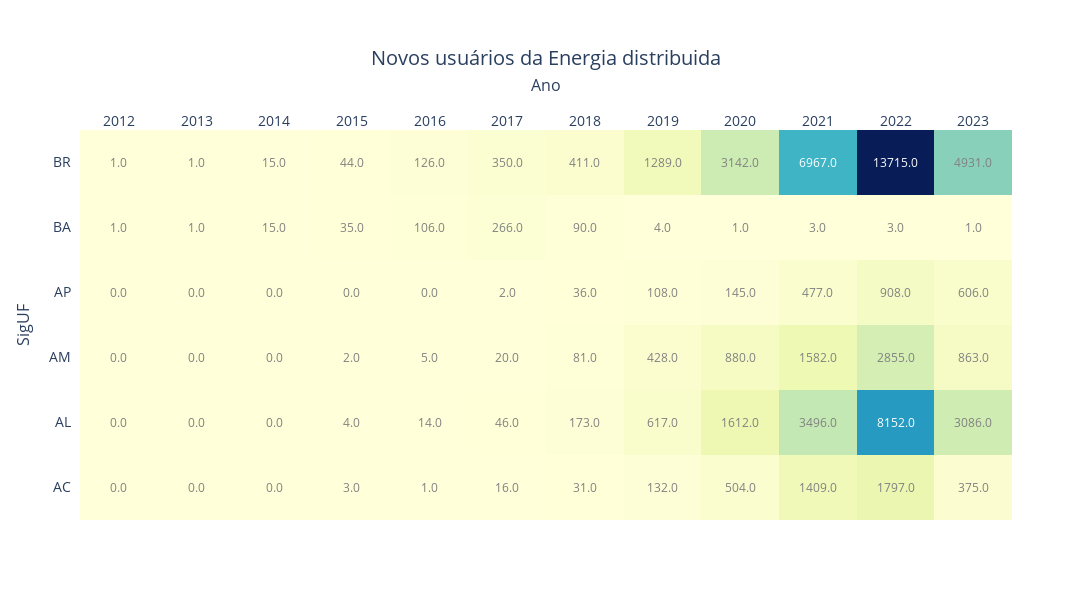

The notebook cell saved with this chart:
### Code cell
import plotly.graph_objs as go
from plotly.subplots import make_subplots
import plotly.figure_factory as ff

df['Mes'] = pd.DatetimeIndex(df['DthAtualizaCadastralEmpreend']).month
df['Ano'] = pd.DatetimeIndex(df['DthAtualizaCadastralEmpreend']).year

counts = df_clean.groupby(['Ano', 'SigUF', 'DscClasseConsumo']).agg({'NumCPFCNPJ': 'nunique'}).reset_index()
tabela = counts.groupby(['Ano', 'SigUF'])['NumCPFCNPJ'].sum().reset_index()
matriz = tabela.pivot(index='SigUF', columns='Ano', values='NumCPFCNPJ')

matriz['Total'] = matriz.sum(axis=1)
matriz = matriz.fillna(0)

matriz_tx = matriz.iloc[:, :-1].pct_change(axis=1) * 100
matriz_tx= matriz.applymap(lambda x: '{:.0f}%'.format(x) if not np.isinf(x) else '∞')


counts = df_clean.groupby(['Ano', 'SigUF', 'DscClasseConsumo']).agg({'NumCPFCNPJ': 'nunique'}).reset_index()
tabela = counts.groupby(['Ano', 'SigUF'])['NumCPFCNPJ'].sum().reset_index()
matriz = tabela.pivot(index='SigUF', columns='Ano', values='NumCPFCNPJ')

matriz.loc['BR'] = matriz.sum()


matriz = matriz.fillna(0)

z_text = matriz.round(2).values.tolist()

fig = ff.create_annotated_heatmap(z=matriz.values,
                                  x=list(matriz.columns),
                                  y=list(matriz.index),
                                  annotation_text=z_text,
                                  font_colors=['gray', 'white'],
                                  colorscale='YlGnBu')

fig.update_layout(yaxis={'type': 'category'})


fig.update_layout(
    width=1200,
    height=600,
    xaxis_title='Ano',
    xaxis_title_font_size=16,
    xaxis_tickfont_size=14,
    yaxis_title='SigUF',
    yaxis_title_font_size=16,
    yaxis_tickfont_size=14,
    title='Novos usuários da Energia distribuida',
    title_font_size=20,
    title_x=.5,
    margin=dict(t=130)
)

fig.show()

### Figure 1 — Plotly figure (JSON) as saved in the notebook; plotly's stock layout.template omitted (floating-point values rounded to 4 significant figures)
{"data": [{"colorscale": [[0, "rgb(255,255,217)"], [0.125, "rgb(237,248,177)"], [0.25, "rgb(199,233,180)"], [0.375, "rgb(127,205,187)"], [0.5, "rgb(65,182,196)"], [0.625, "rgb(29,145,192)"], [0.75, "rgb(34,94,168)"], [0.875, "rgb(37,52,148)"], [1, "rgb(8,29,88)"]], "reversescale": false, "showscale": false, "type": "heatmap", "x": [2012, 2013, 2014, 2015, 2016, 2017, 2018, 2019, 2020, 2021, 2022, 2023], "y": ["AC", "AL", "AM", "AP", "BA", "BR"], "z": [[0, 0, 0, 3, 1, 16, 31, 132, 504, 1409, 1797, 375], [0, 0, 0, 4, 14, 46, 173, 617, 1612, 3496, 8152, 3086], [0, 0, 0, 2, 5, 20, 81, 428, 880, 1582, 2855, 863], [0, 0, 0, 0, 0, 2, 36, 108, 145, 477, 908, 606], [1, 1, 15, 35, 106, 266, 90, 4, 1, 3, 3, 1], [1, 1, 15, 44, 126, 350, 411, 1289, 3142, 6967, 13715, 4931]]}], "layout": {"annotations": [{"font": {"color": "gray"}, "showarrow": false, "text": "0.0", "x": 2012, "xref": "x", "y": "AC", "yref": "y"}, {"font": {"color": "gray"}, "showarrow": false, "text": "0.0", "x": 2013, "xref": "x", "y": "AC", "yref": "y"}, {"font": {"color": "gray"}, "showarrow": false, "text": "0.0", "x": 2014, "xref": "x", "y": "AC", "yref": "y"}, {"font": {"color": "gray"}, "showarrow": false, "text": "3.0", "x": 2015, "xref": "x", "y": "AC", "yref": "y"}, {"font": {"color": "gray"}, "showarrow": false, "text": "1.0", "x": 2016, "xref": "x", "y": "AC", "yref": "y"}, {"font": {"color": "gray"}, "showarrow": false, "text": "16.0", "x": 2017, "xref": "x", "y": "AC", "yref": "y"}, {"font": {"color": "gray"}, "showarrow": false, "text": "31.0", "x": 2018, "xref": "x", "y": "AC", "yref": "y"}, {"font": {"color": "gray"}, "showarrow": false, "text": "132.0", "x": 2019, "xref": "x", "y": "AC", "yref": "y"}, {"font": {"color": "gray"}, "showarrow": false, "text": "504.0", "x": 2020, "xref": "x", "y": "AC", "yref": "y"}, {"font": {"color": "gray"}, "showarrow": false, "text": "1409.0", "x": 2021, "xref": "x", "y": "AC", "yref": "y"}, {"font": {"color": "gray"}, "showarrow": false, "text": "1797.0", "x": 2022, "xref": "x", "y": "AC", "yref": "y"}, {"font": {"color": "gray"}, "showarrow": false, "text": "375.0", "x": 2023, "xref": "x", "y": "AC", "yref": "y"}, {"font": {"color": "gray"}, "showarrow": false, "text": "0.0", "x": 2012, "xref": "x", "y": "AL", "yref": "y"}, {"font": {"color": "gray"}, "showarrow": false, "text": "0.0", "x": 2013, "xref": "x", "y": "AL", "yref": "y"}, {"font": {"color": "gray"}, "showarrow": false, "text": "0.0", "x": 2014, "xref": "x", "y": "AL", "yref": "y"}, {"font": {"color": "gray"}, "showarrow": false, "text": "4.0", "x": 2015, "xref": "x", "y": "AL", "yref": "y"}, {"font": {"color": "gray"}, "showarrow": false, "text": "14.0", "x": 2016, "xref": "x", "y": "AL", "yref": "y"}, {"font": {"color": "gray"}, "showarrow": false, "text": "46.0", "x": 2017, "xref": "x", "y": "AL", "yref": "y"}, {"font": {"color": "gray"}, "showarrow": false, "text": "173.0", "x": 2018, "xref": "x", "y": "AL", "yref": "y"}, {"font": {"color": "gray"}, "showarrow": false, "text": "617.0", "x": 2019, "xref": "x", "y": "AL", "yref": "y"}, {"font": {"color": "gray"}, "showarrow": false, "text": "1612.0", "x": 2020, "xref": "x", "y": "AL", "yref": "y"}, {"font": {"color": "gray"}, "showarrow": false, "text": "3496.0", "x": 2021, "xref": "x", "y": "AL", "yref": "y"}, {"font": {"color": "white"}, "showarrow": false, "text": "8152.0", "x": 2022, "xref": "x", "y": "AL", "yref": "y"}, {"font": {"color": "gray"}, "showarrow": false, "text": "3086.0", "x": 2023, "xref": "x", "y": "AL", "yref": "y"}, {"font": {"color": "gray"}, "showarrow": false, "text": "0.0", "x": 2012, "xref": "x", "y": "AM", "yref": "y"}, {"font": {"color": "gray"}, "showarrow": false, "text": "0.0", "x": 2013, "xref": "x", "y": "AM", "yref": "y"}, {"font": {"color": "gray"}, "showarrow": false, "text": "0.0", "x": 2014, "xref": "x", "y": "AM", "yref": "y"}, {"font": {"color": "gray"}, "showarrow": false, "text": "2.0", "x": 2015, "xref": "x", "y": "AM", "yref": "y"}, {"font": {"color": "gray"}, "showarrow": false, "text": "5.0", "x": 2016, "xref": "x", "y": "AM", "yref": "y"}, {"font": {"color": "gray"}, "showarrow": false, "text": "20.0", "x": 2017, "xref": "x", "y": "AM", "yref": "y"}, {"font": {"color": "gray"}, "showarrow": false, "text": "81.0", "x": 2018, "xref": "x", "y": "AM", "yref": "y"}, {"font": {"color": "gray"}, "showarrow": false, "text": "428.0", "x": 2019, "xref": "x", "y": "AM", "yref": "y"}, {"font": {"color": "gray"}, "showarrow": false, "text": "880.0", "x": 2020, "xref": "x", "y": "AM", "yref": "y"}, {"font": {"color": "gray"}, "showarrow": false, "text": "1582.0", "x": 2021, "xref": "x", "y": "AM", "yref": "y"}, {"font": {"color": "gray"}, "showarrow": false, "text": "2855.0", "x": 2022, "xref": "x", "y": "AM", "yref": "y"}, {"font": {"color": "gray"}, "showarrow": false, "text": "863.0", "x": 2023, "xref": "x", "y": "AM", "yref": "y"}, {"font": {"color": "gray"}, "showarrow": false, "text": "0.0", "x": 2012, "xref": "x", "y": "AP", "yref": "y"}, {"font": {"color": "gray"}, "showarrow": false, "text": "0.0", "x": 2013, "xref": "x", "y": "AP", "yref": "y"}, {"font": {"color": "gray"}, "showarrow": false, "text": "0.0", "x": 2014, "xref": "x", "y": "AP", "yref": "y"}, {"font": {"color": "gray"}, "showarrow": false, "text": "0.0", "x": 2015, "xref": "x", "y": "AP", "yref": "y"}, {"font": {"color": "gray"}, "showarrow": false, "text": "0.0", "x": 2016, "xref": "x", "y": "AP", "yref": "y"}, {"font": {"color": "gray"}, "showarrow": false, "text": "2.0", "x": 2017, "xref": "x", "y": "AP", "yref": "y"}, {"font": {"color": "gray"}, "showarrow": false, "text": "36.0", "x": 2018, "xref": "x", "y": "AP", "yref": "y"}, {"font": {"color": "gray"}, "showarrow": false, "text": "108.0", "x": 2019, "xref": "x", "y": "AP", "yref": "y"}, {"font": {"color": "gray"}, "showarrow": false, "text": "145.0", "x": 2020, "xref": "x", "y": "AP", "yref": "y"}, {"font": {"color": "gray"}, "showarrow": false, "text": "477.0", "x": 2021, "xref": "x", "y": "AP", "yref": "y"}, {"font": {"color": "gray"}, "showarrow": false, "text": "908.0", "x": 2022, "xref": "x", "y": "AP", "yref": "y"}, {"font": {"color": "gray"}, "showarrow": false, "text": "606.0", "x": 2023, "xref": "x", "y": "AP", "yref": "y"}, {"font": {"color": "gray"}, "showarrow": false, "text": "1.0", "x": 2012, "xref": "x", "y": "BA", "yref": "y"}, {"font": {"color": "gray"}, "showarrow": false, "text": "1.0", "x": 2013, "xref": "x", "y": "BA", "yref": "y"}, {"font": {"color": "gray"}, "showarrow": false, "text": "15.0", "x": 2014, "xref": "x", "y": "BA", "yref": "y"}, {"font": {"color": "gray"}, "showarrow": false, "text": "35.0", "x": 2015, "xref": "x", "y": "BA", "yref": "y"}, {"font": {"color": "gray"}, "showarrow": false, "text": "106.0", "x": 2016, "xref": "x", "y": "BA", "yref": "y"}, {"font": {"color": "gray"}, "showarrow": false, "text": "266.0", "x": 2017, "xref": "x", "y": "BA", "yref": "y"}, {"font": {"color": "gray"}, "showarrow": false, "text": "90.0", "x": 2018, "xref": "x", "y": "BA", "yref": "y"}, {"font": {"color": "gray"}, "showarrow": false, "text": "4.0", "x": 2019, "xref": "x", "y": "BA", "yref": "y"}, {"font": {"color": "gray"}, "showarrow": false, "text": "1.0", "x": 2020, "xref": "x", "y": "BA", "yref": "y"}, {"font": {"color": "gray"}, "showarrow": false, "text": "3.0", "x": 2021, "xref": "x", "y": "BA", "yref": "y"}, {"font": {"color": "gray"}, "showarrow": false, "text": "3.0", "x": 2022, "xref": "x", "y": "BA", "yref": "y"}, {"font": {"color": "gray"}, "showarrow": false, "text": "1.0", "x": 2023, "xref": "x", "y": "BA", "yref": "y"}, {"font": {"color": "gray"}, "showarrow": false, "text": "1.0", "x": 2012, "xref": "x", "y": "BR", "yref": "y"}, {"font": {"color": "gray"}, "showarrow": false, "text": "1.0", "x": 2013, "xref": "x", "y": "BR", "yref": "y"}, {"font": {"color": "gray"}, "showarrow": false, "text": "15.0", "x": 2014, "xref": "x", "y": "BR", "yref": "y"}, {"font": {"color": "gray"}, "showarrow": false, "text": "44.0", "x": 2015, "xref": "x", "y": "BR", "yref": "y"}, {"font": {"color": "gray"}, "showarrow": false, "text": "126.0", "x": 2016, "xref": "x", "y": "BR", "yref": "y"}, {"font": {"color": "gray"}, "showarrow": false, "text": "350.0", "x": 2017, "xref": "x", "y": "BR", "yref": "y"}, {"font": {"color": "gray"}, "showarrow": false, "text": "411.0", "x": 2018, "xref": "x", "y": "BR", "yref": "y"}, {"font": {"color": "gray"}, "showarrow": false, "text": "1289.0", "x": 2019, "xref": "x", "y": "BR", "yref": "y"}, {"font": {"color": "gray"}, "showarrow": false, "text": "3142.0", "x": 2020, "xref": "x", "y": "BR", "yref": "y"}, {"font": {"color": "white"}, "showarrow": false, "text": "6967.0", "x": 2021, "xref": "x", "y": "BR", "yref": "y"}, {"font": {"color": "white"}, "showarrow": false, "text": "13715.0", "x": 2022, "xref": "x", "y": "BR", "yref": "y"}, {"font": {"color": "gray"}, "showarrow": false, "text": "4931.0", "x": 2023, "xref": "x", "y": "BR", "yref": "y"}], "height": 600, "margin": {"t": 130}, "title": {"font": {"size": 20}, "text": "Novos usuários da Energia distribuida", "x": 0.5}, "width": 1200, "xaxis": {"dtick": 1, "gridcolor": "rgb(0, 0, 0)", "side": "top", "tickfont": {"size": 14}, "ticks": "", "title": {"font": {"size": 16}, "text": "Ano"}}, "yaxis": {"dtick": 1, "tickfont": {"size": 14}, "ticks": "", "ticksuffix": "  ", "title": {"font": {"size": 16}, "text": "SigUF"}, "type": "category"}}}
